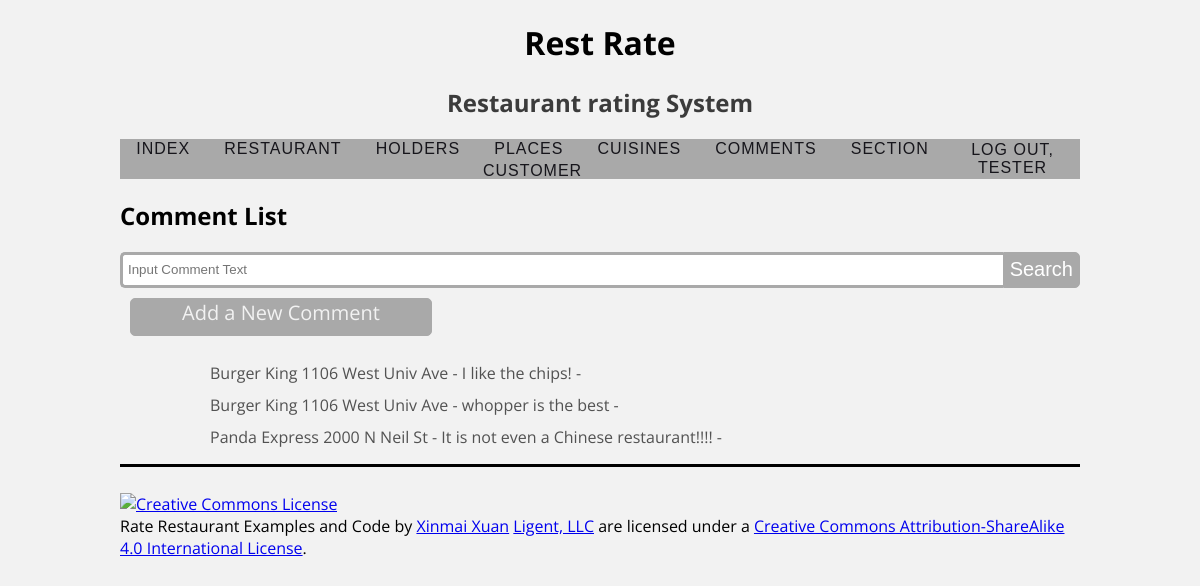
The page /comment/ (signed in) on the database its author committed.
### rateinfo/models.py (models this page shows, shortened)
class Comment(models.Model):
    comment_id = models.AutoField(primary_key=True)
    comment_text = models.CharField(max_length=255)
    comment_level = models.IntegerField()
    comment_customer_id = models.ForeignKey(Customer, related_name='comments', on_delete=models.PROTECT)
    comment_restaurant_id = models.ForeignKey(Restaurant, related_name='comments', on_delete=models.PROTECT)
    comment_section_id = models.ForeignKey(Section, related_name='comments', on_delete=models.PROTECT)
    def __str__(self):
        return f'{self.comment_restaurant_id.restaurant_name} - {self.comment_text}'
    def get_absolute_url(self):
        return reverse('rateinfo_comment_detail_urlpattern',
                       kwargs={'pk': self.pk}
                       )
    class Meta:
        ordering = ['comment_id']

class Restaurant(models.Model):
    restaurant_id = models.AutoField(primary_key=True)
    restaurant_name = models.CharField(max_length=127)
    restaurant_place_id = models.ForeignKey(Place, related_name='restaurants', on_delete=models.PROTECT)
    restaurant_holder_id = models.ForeignKey(Holder, related_name='restaurants', on_delete=models.PROTECT)
    restaurant_type = models.ForeignKey(Type, related_name='restaurants', on_delete=models.PROTECT)
    class Meta:
        ordering = ['restaurant_name', 'restaurant_holder_id']

### rateinfo/views.py (the view)
class CommentList(LoginRequiredMixin, PermissionRequiredMixin, PageLinksMixin, ListView):
    paginate_by = 25
    model = Comment
    permission_required = 'rateinfo.view_comment'
    def get_queryset(self):
        query = self.request.GET.get('q')
        if query:
            object_list = self.model.objects.filter(comment_text__contains=query)
        else:
            object_list = self.model.objects.all()
        return object_list

### rateinfo/utils.py (called while the page is built)
    def first_page(self, page):
        if page.number > 1:
            return self._page_urls(1)
        return None

    def previous_page(self, page):
        if (page.has_previous()
                and page.number > 2):
            return self._page_urls(
                page.previous_page_number())
        return None

    def next_page(self, page):
        last_page = page.paginator.num_pages
        if (page.has_next()
                and page.number < last_page - 1):
            return self._page_urls(
                page.next_page_number())
        return None

    def last_page(self, page):
        last_page = page.paginator.num_pages
        if page.number < last_page:
            return self._page_urls(last_page)
        return None

    def get_context_data(self, **kwargs):
        context = super().get_context_data(
            **kwargs)
        page = context.get('page_obj')
        if page is not None:
            context.update({
                'first_page_url':
                    self.first_page(page),
                'previous_page_url':
                    self.previous_page(page),
                'next_page_url':
                    self.next_page(page),
                'last_page_url':
                    self.last_page(page),
            })
        return context

### rateinfo/templates/rateinfo/comment_list.html (shortened to what this page needs)
{% extends 'rateinfo/base.html' %}
{% load static %}
{% block head %}
    <link rel="stylesheet" type="text/css"
          href="{% static 'rateinfo/lists.css' %}">
    {% endblock %}
{% block content %}
    <h2>Comment List</h2>
        <form class="search" method="get">
            <input type="text" name="q" class="searchTerm" placeholder="Input Comment Text">
            <button type="submit" class="searchButton">Search</button>
        </form>
        {% if perms.rateinfo.add_comment %}
            <div class="CreateButton">
            <a href = '{% url 'rateinfo_comment_create_urlpattern' %}'>
            Add a New Comment
        </a>
            </div>
        {% endif %}
    <ul class="item-list">
        {% for comment in comment_list %}
            <li>
                <a href="{{comment.get_absolute_url}}"> {{ comment }} - </a>
            </li>
        {% empty %}
            <li><em>There are currently no type available.</em></li>
        {% endfor %}
    </ul>
{% endblock %}

### rateinfo/templates/rateinfo/base.html (shortened to what this page needs)
{% load static %}
<!DOCTYPE html>
<html lang="en">
<head>
    <link rel="stylesheet" type="text/css"
          href="{% static 'rateinfo/style.css' %}">
    {% block head %}{% endblock %}
</head>
<body>
<div>
    <header>
        <h1>Rest Rate</h1>
        <h2>Restaurant rating System</h2>
    </header>
<div class="menu_row">
    <nav>
                <a href="{% url 'index_urlpattern' %}">
                    Index</a>
                <a href="{% url 'rateinfo_restaurant_list_urlpattern' %}">
                    Restaurant</a>
                <a href="{% url 'rateinfo_holder_list_urlpattern' %}">
                    Holders</a>
                <a href="{% url 'rateinfo_place_list_urlpattern' %}">
                    Places</a>
                <a href="{% url 'rateinfo_type_list_urlpattern' %}">
                    Cuisines</a>
                <a href="{% url 'rateinfo_comment_list_urlpattern' %}">
                    Comments</a>
                <a href="{% url 'rateinfo_section_list_urlpattern' %}">
                    Section</a>
            {% if perms.rateinfo.view_customer %}
                <a href="{% url 'rateinfo_customer_list_urlpattern' %}">
                    Customer</a>
            {% endif %}
    </nav>
    <div class="status_row">
        <div class="offset-by-eight four columns">
                {% if user.is_authenticated %}
                        <a href="{% url 'logout_urlpattern' %}">
                        Log Out, {{ user.get_username }}</a>
                {% endif %}
        </div>
    </div>
</div>
    <main>
        {% block content %}{% endblock %}
    </main>
</div>
<footer>
    <p>
        <a rel="license" href="http://creativecommons.org/licenses/by-sa/4.0/">
            <img alt="Creative Commons License" style="border-width:0"
                 src="https://i.creativecommons.org/l/by-sa/4.0/88x31.png"/>
        </a><br/><span xmlns:dct="http://purl.org/dc/terms/" property="dct:title">Rate Restaurant Examples and Code</span>
        by
        <a xmlns:cc="https://www.linkedin.com/in/xinmai-xuan-12a091183/" href="https://www.linkedin.com/in/xinmai-xuan-12a091183/" property="cc:attributionName"
           rel="cc:attributionURL">Xinmai Xuan</a>
        <a xmlns:cc="http://creativecommons.org/ns#" href="https://www.ligent.net" property="cc:attributionName"
           rel="cc:attributionURL">Ligent, LLC</a> are licensed under a
        <a rel="license" href="http://creativecommons.org/licenses/by-sa/4.0/">Creative Commons Attribution-ShareAlike
            4.0 International License</a>.
    </p>
</footer>
</body>
</html>

### static/rateinfo/style.css (style rules this page uses)
body { width: auto; margin-left: 10%; margin-right: 10%; background: #f2f2f2; font-family: 'Open Sans', sans-serif; }
body>div>header { text-align: center; }
body>div>header>h2 { color: rgba(31,31,31,0.87) }
nav { width: 100%; position: center; top:50px; text-align:center; }
nav>a { font-family: 'Oswald', sans-serif; font-weight:500; text-transform:uppercase; text-decoration:none; color:#16151b; margin:0 15px; font-size:16px; letter-spacing:1px; position:relative; display:inline-block; }
nav>a:before { content:''; position: absolute; width: 100%; height: 3px; background:#16151b; top:47%; animation:out 0.2s cubic-bezier(1, 0, 0.58, 0.97) 1 both; }
.menu_row { background-color: darkgrey; height: 40px; display: flex; align-items: center; justify-content: center; }
.status_row { float: right; position: relative; font-family: 'Oswald', sans-serif; font-weight: 500; text-transform: uppercase; text-decoration: none; color: #16151b; letter-spacing: 1px; display: inline-block; }
.offset-by-eight>a { color: #16151b; text-decoration: none; text-align: center; float: right; }
footer { border-top: solid; padding-top: 10px; margin-top: 10px; }

### static/rateinfo/lists.css (style rules this page uses)
.search { width: 100%; position: relative; display: flex; }
.searchTerm { width: 100%; border: 3px solid #A9A9A9; border-right: none; padding: 5px; height: 20px; border-radius: 5px 0 0 5px; outline: none; color: #9DBFAF; }
.searchButton { width: auto; height: 36px; border: 1px solid #A9A9A9; background: #A9A9A9; text-align: center; color: #fff; border-radius: 0 5px 5px 0; cursor: pointer; font-size: 20px; }
.CreateButton { width: 300px; height: 36px; border: 1px solid #A9A9A9; background: #A9A9A9; text-align: center; color: #fff; border-radius: 5px; cursor: pointer; font-size: 20px; margin: 10px; }
.CreateButton>a { text-decoration: none; color: #f2f2f2; }
.item-list li { list-style: none; padding-left: 50px; position: relative; padding-top: 10px; }
.item-list li:before { content: ""; position: absolute; top: 12px; left: 5px; display: inline-block; height: 30px; width: 30px; background-size: contain; }
.item-list a { text-decoration: none; color: rgba(31,31,31,0.76) }

### rows shown on the page
Comment: comment_restaurant_id+comment_text "Burger King 1106 West Univ Ave - I like the chips!"
Comment: comment_restaurant_id+comment_text "Burger King 1106 West Univ Ave - whopper is the best"
Comment: comment_restaurant_id+comment_text "Panda Express 2000 N Neil St - It is not even a Chinese restaurant!!!!"

### other values the page prints
{{ user.get_username }} "TESTER"
